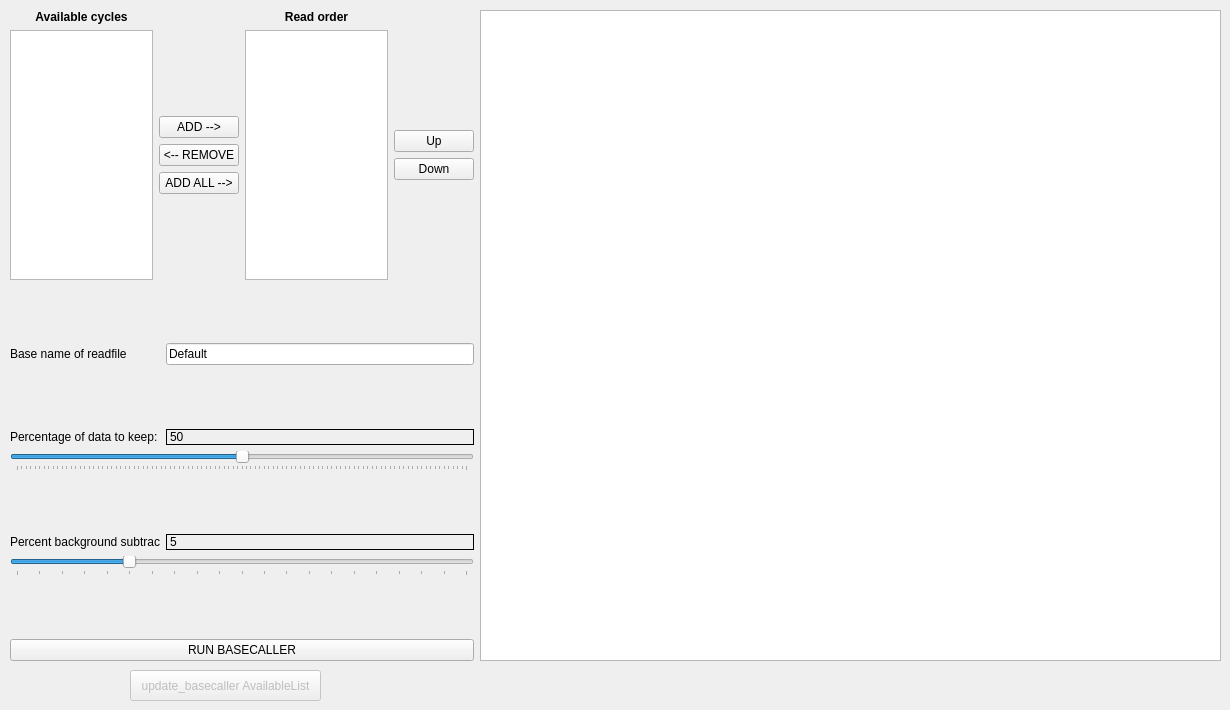
    <widget class="QWidget" name="tab_7">
     <attribute name="title">
      <string>Basecaller</string>
     </attribute>
     <widget class="QPushButton" name="pushButton_2">
      <property name="enabled">
       <bool>false</bool>
      </property>
      <property name="geometry">
       <rect>
        <x>130</x>
        <y>670</y>
        <width>191</width>
        <height>31</height>
       </rect>
      </property>
      <property name="text">
       <string>update_basecaller AvailableList</string>
      </property>
     </widget>
     <widget class="QWidget" name="horizontalLayoutWidget">
      <property name="geometry">
       <rect>
        <x>10</x>
        <y>10</y>
        <width>1211</width>
        <height>651</height>
       </rect>
      </property>
      <layout class="QHBoxLayout" name="horizontalLayout">
       <item>
        <layout class="QVBoxLayout" name="verticalLayout_20">
         <item>
          <layout class="QGridLayout" name="gridLayout_6">
           <item row="1" column="0">
            <widget class="QListWidget" name="basecallerAvailCyclesList">
             <property name="minimumSize">
              <size>
               <width>0</width>
               <height>250</height>
              </size>
             </property>
             <property name="statusTip">
              <string>Available cycles</string>
             </property>
            </widget>
           </item>
           <item row="1" column="2">
            <widget class="QListWidget" name="basecallerReadOrderList">
             <property name="statusTip">
              <string>Cycle read order</string>
             </property>
            </widget>
           </item>
           <item row="0" column="0">
            <widget class="QLabel" name="label_28">
             <property name="font">
              <font>
               <weight>75</weight>
               <bold>true</bold>
              </font>
             </property>
             <property name="text">
              <string>Available cycles</string>
             </property>
             <property name="alignment">
              <set>Qt::AlignCenter</set>
             </property>
            </widget>
           </item>
           <item row="0" column="2">
            <widget class="QLabel" name="label_29">
             <property name="font">
              <font>
               <weight>75</weight>
               <bold>true</bold>
              </font>
             </property>
             <property name="text">
              <string>Read order</string>
             </property>
             <property name="alignment">
              <set>Qt::AlignCenter</set>
             </property>
            </widget>
           </item>
           <item row="1" column="1">
            <layout class="QVBoxLayout" name="verticalLayout_16">
             <item>
              <spacer name="verticalSpacer_6">
               <property name="orientation">
                <enum>Qt::Vertical</enum>
               </property>
               <property name="sizeHint" stdset="0">
                <size>
                 <width>20</width>
                 <height>40</height>
                </size>
               </property>
              </spacer>
             </item>
             <item>
              <widget class="QPushButton" name="basecallerAddButton">
               <property name="statusTip">
                <string>Add cycle to read list</string>
               </property>
               <property name="text">
                <string>ADD --&gt;</string>
               </property>
              </widget>
             </item>
             <item>
              <widget class="QPushButton" name="basecallerRemoveButton">
               <property name="statusTip">
                <string>Remove cycle from read list</string>
               </property>
               <property name="text">
                <string>&lt;-- REMOVE</string>
               </property>
              </widget>
             </item>
             <item>
              <widget class="QPushButton" name="basecallerAddAllButton">
               <property name="statusTip">
                <string>Add all cycles to read list</string>
               </property>
               <property name="text">
                <string>ADD ALL --&gt;</string>
               </property>
              </widget>
             </item>
             <item>
              <spacer name="verticalSpacer_7">
               <property name="orientation">
                <enum>Qt::Vertical</enum>
               </property>
               <property name="sizeHint" stdset="0">
                <size>
                 <width>20</width>
                 <height>40</height>
                </size>
               </property>
              </spacer>
             </item>
            </layout>
           </item>
           <item row="1" column="3">
            <layout class="QVBoxLayout" name="verticalLayout_19">
             <item>
              <spacer name="verticalSpacer_8">
               <property name="orientation">
                <enum>Qt::Vertical</enum>
               </property>
               <property name="sizeHint" stdset="0">
                <size>
                 <width>20</width>
                 <height>40</height>
                </size>
               </property>
              </spacer>
             </item>
             <item>
              <widget class="QPushButton" name="basecallerUpButton">
               <property name="statusTip">
                <string>Move selected cycle up the read order</string>
               </property>
               <property name="text">
                <string>Up</string>
               </property>
              </widget>
             </item>
             <item>
              <widget class="QPushButton" name="basecallerDownButton">
               <property name="statusTip">
                <string>Move selected cycle down the read order</string>
               </property>
               <property name="text">
                <string>Down</string>
               </property>
              </widget>
             </item>
             <item>
              <spacer name="verticalSpacer_9">
               <property name="orientation">
                <enum>Qt::Vertical</enum>
               </property>
               <property name="sizeHint" stdset="0">
                <size>
                 <width>20</width>
                 <height>40</height>
                </size>
               </property>
              </spacer>
             </item>
            </layout>
           </item>
          </layout>
         </item>
         <item>
          <spacer name="verticalSpacer_10">
           <property name="orientation">
            <enum>Qt::Vertical</enum>
           </property>
           <property name="sizeHint" stdset="0">
            <size>
             <width>20</width>
             <height>40</height>
            </size>
           </property>
          </spacer>
         </item>
         <item>
          <layout class="QFormLayout" name="formLayout_5">
           <item row="0" column="0">
            <widget class="QLabel" name="label_30">
             <property name="minimumSize">
              <size>
               <width>150</width>
               <height>0</height>
              </size>
             </property>
             <property name="maximumSize">
              <size>
               <width>150</width>
               <height>16777215</height>
              </size>
             </property>
             <property name="text">
              <string>Base name of readfile</string>
             </property>
            </widget>
           </item>
           <item row="0" column="1">
            <widget class="QLineEdit" name="basecallerReadfileFN">
             <property name="statusTip">
              <string>Base name of readfile</string>
             </property>
             <property name="text">
              <string>Default</string>
             </property>
            </widget>
           </item>
          </layout>
         </item>
         <item>
          <spacer name="verticalSpacer_11">
           <property name="orientation">
            <enum>Qt::Vertical</enum>
           </property>
           <property name="sizeHint" stdset="0">
            <size>
             <width>20</width>
             <height>40</height>
            </size>
           </property>
          </spacer>
         </item>
         <item>
          <layout class="QFormLayout" name="formLayout_6">
           <property name="fieldGrowthPolicy">
            <enum>QFormLayout::AllNonFixedFieldsGrow</enum>
           </property>
          </layout>
         </item>
         <item>
          <layout class="QHBoxLayout" name="horizontalLayout_14">
           <item>
            <widget class="QLabel" name="label_31">
             <property name="maximumSize">
              <size>
               <width>150</width>
               <height>16777215</height>
              </size>
             </property>
             <property name="text">
              <string>Percentage of data to keep:</string>
             </property>
            </widget>
           </item>
           <item>
            <widget class="QLabel" name="basecallerPercentToKeepLabel">
             <property name="statusTip">
              <string/>
             </property>
             <property name="frameShape">
              <enum>QFrame::Box</enum>
             </property>
             <property name="text">
              <string>50</string>
             </property>
             <property name="alignment">
              <set>Qt::AlignLeading|Qt::AlignLeft|Qt::AlignVCenter</set>
             </property>
            </widget>
           </item>
          </layout>
         </item>
         <item>
          <widget class="QSlider" name="basecallerDataKeepSlider">
           <property name="statusTip">
            <string>Percentage of data to keep</string>
           </property>
           <property name="maximum">
            <number>100</number>
           </property>
           <property name="pageStep">
            <number>10</number>
           </property>
           <property name="sliderPosition">
            <number>50</number>
           </property>
           <property name="orientation">
            <enum>Qt::Horizontal</enum>
           </property>
           <property name="tickPosition">
            <enum>QSlider::TicksBelow</enum>
           </property>
           <property name="tickInterval">
            <number>1</number>
           </property>
          </widget>
         </item>
         <item>
          <spacer name="verticalSpacer_12">
           <property name="orientation">
            <enum>Qt::Vertical</enum>
           </property>
           <property name="sizeHint" stdset="0">
            <size>
             <width>20</width>
             <height>40</height>
            </size>
           </property>
          </spacer>
         </item>
         <item>
          <layout class="QHBoxLayout" name="horizontalLayout_15">
           <item>
            <widget class="QLabel" name="label_76">
             <property name="maximumSize">
              <size>
               <width>150</width>
               <height>16777215</height>
              </size>
             </property>
             <property name="text">
              <string>Percent background subtract:</string>
             </property>
            </widget>
           </item>
           <item>
            <widget class="QLabel" name="basecallerPercentBGSubtractLabel">
             <property name="frameShape">
              <enum>QFrame::Box</enum>
             </property>
             <property name="text">
              <string>5</string>
             </property>
             <property name="alignment">
              <set>Qt::AlignLeading|Qt::AlignLeft|Qt::AlignVCenter</set>
             </property>
            </widget>
           </item>
          </layout>
         </item>
         <item>
          <widget class="QSlider" name="basecallerBackgroundSubtractSlider">
           <property name="statusTip">
            <string>Percent of background to be subtracted</string>
           </property>
           <property name="maximum">
            <number>20</number>
           </property>
           <property name="pageStep">
            <number>5</number>
           </property>
           <property name="value">
            <number>5</number>
           </property>
           <property name="sliderPosition">
            <number>5</number>
           </property>
           <property name="orientation">
            <enum>Qt::Horizontal</enum>
           </property>
           <property name="tickPosition">
            <enum>QSlider::TicksBelow</enum>
           </property>
           <property name="tickInterval">
            <number>1</number>
           </property>
          </widget>
         </item>
         <item>
          <spacer name="verticalSpacer_13">
           <property name="orientation">
            <enum>Qt::Vertical</enum>
           </property>
           <property name="sizeHint" stdset="0">
            <size>
             <width>20</width>
             <height>40</height>
            </size>
           </property>
          </spacer>
         </item>
         <item>
          <widget class="QPushButton" name="basecallerRunBasecallerButton">
           <property name="statusTip">
            <string>Run basecaller</string>
           </property>
           <property name="text">
            <string>RUN BASECALLER</string>
           </property>
          </widget>
         </item>
        </layout>
       </item>
       <item>
        <widget class="QTextEdit" name="basecallerOutputWindow">
         <property name="sizePolicy">
          <sizepolicy hsizetype="Fixed" vsizetype="Expanding">
           <horstretch>0</horstretch>
           <verstretch>0</verstretch>
          </sizepolicy>
         </property>
         <property name="minimumSize">
          <size>
           <width>741</width>
           <height>0</height>
          </size>
         </property>
         <property name="statusTip">
          <string>Basecaller output</string>
         </property>
        </widget>
       </item>
      </layout>
     </widget>
    </widget>
